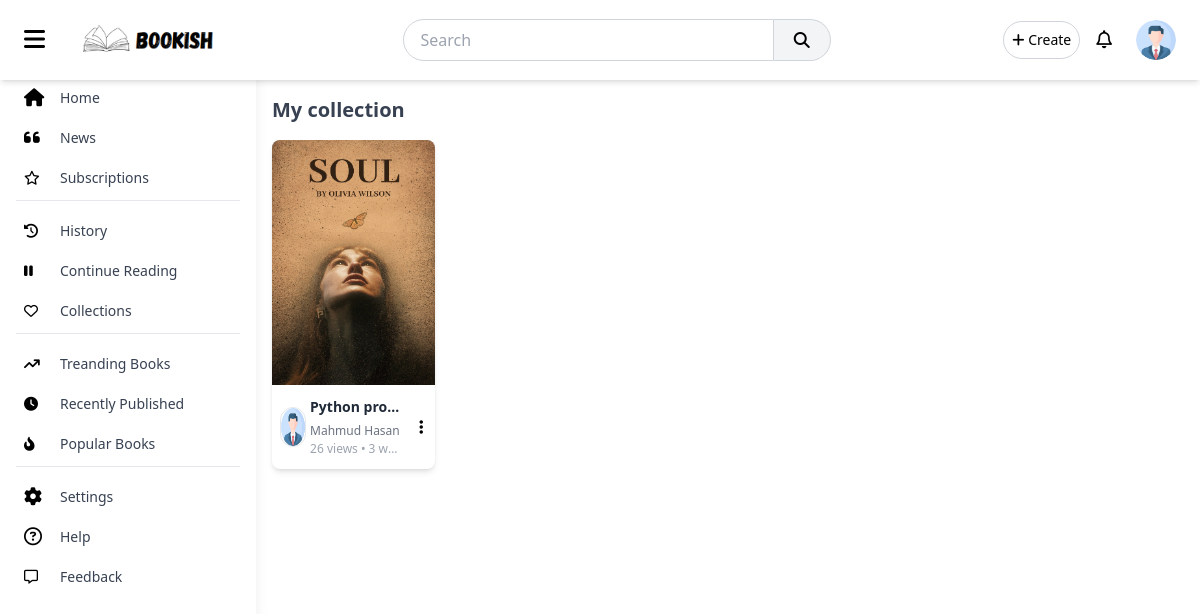
Before: /collection/My collection (signed in) with the older database file.
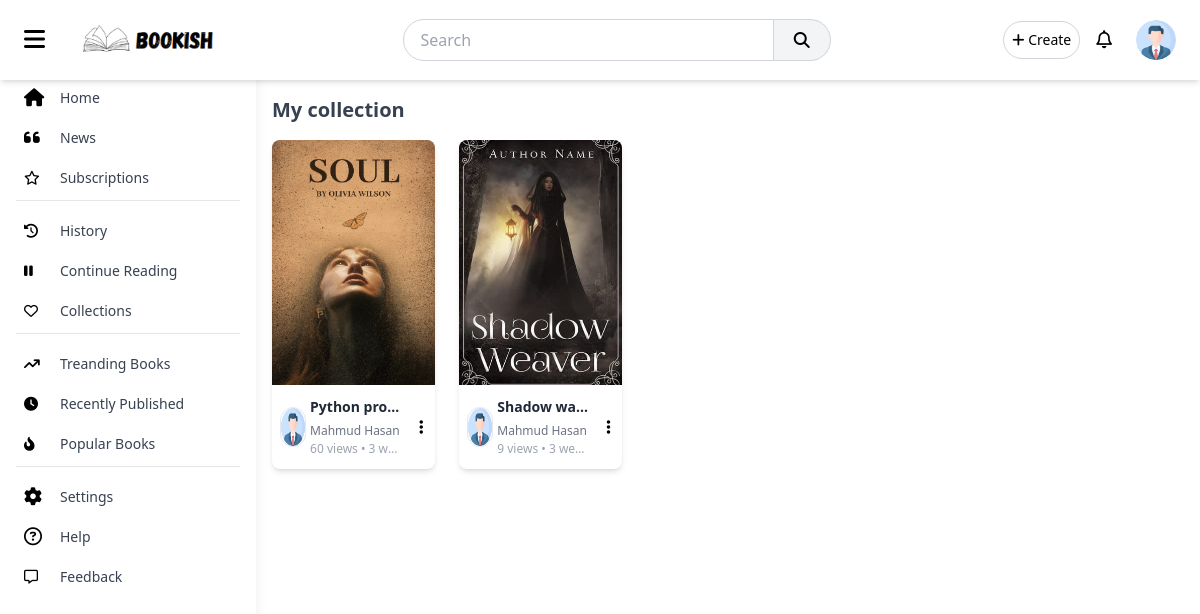
After: the same page with the newer database file.
### main/models.py (models this page shows, shortened)
class ReadingList(models.Model):
    collection = models.ForeignKey(Collection, on_delete=models.CASCADE, related_name='reading_list')
    book = models.ForeignKey(Book, on_delete=models.CASCADE)
    added_at = models.DateTimeField(auto_now_add=True)

class Book(models.Model):
    title = models.CharField(max_length=255)
    slug = AutoSlugField(populate_from='title', unique=True)
    description = models.TextField()
    content = CKEditor5Field(config_name="extends")
    author = models.ForeignKey(User, on_delete=models.CASCADE, related_name='books')
    category = models.ForeignKey(Category, on_delete=models.CASCADE, related_name='books', blank=True, null=True)
    published_date = models.DateTimeField(auto_now_add=True)
    updated_date = models.DateTimeField(auto_now=True)
    likes = models.ManyToManyField(User, related_name='liked_books', blank=True)
    dislikes = models.ManyToManyField(User, related_name='disliked_books', blank=True)
    views = models.PositiveIntegerField(default=0)
    thumbnail = models.ImageField(upload_to='thumbnails/', blank=True, null=True)

### accounts/models.py (models this page shows, shortened)
class UserProfile(models.Model):
    user = models.OneToOneField(User, on_delete=models.CASCADE)
    full_name = models.CharField(max_length=100, blank=True, null=True)
    bio = models.TextField(blank=True, null=True)
    profile_picture = models.ImageField(upload_to='profile_pics/', default='profile_pics/default.png')
    followers = models.ManyToManyField('self', symmetrical=False, related_name='following', blank=True)
    created_at = models.DateTimeField(auto_now_add=True)
    updated_at = models.DateTimeField(auto_now=True)

### main/views.py (the view)
# urls.py: path('collection/<str:collection_name>', views.collection, name="collection"),
def collection(request, collection_name):
    coll = Collection.objects.filter(name=collection_name, user=request.user)
    if coll.exists():
        return render(request, 'single_collection.html', {'collection': coll.first()})
    else:
        messages.error(request, "Collection not found.")
        return redirect(request.META.get('HTTP_REFERER', '/fallback-url/'))

### templates/single_collection.html (shortened to what this page needs)
{% extends 'base.html' %}
{% load static %}
{% block content %}
<h2 class="text-xl font-bold text-gray-700 mb-4">
    {{collection.name}}
</h2>
<div class="grid grid-cols-1 sm:grid-cols-2 md:grid-cols-3 lg:grid-cols-5 gap-6">
    {% for item in collection.reading_list.all %}
    <div class="bg-white shadow-md rounded-lg overflow-hidden cursor-pointer"
        onclick="location.href=`{% url 'main:book_view' item.book.slug %}`">
        <div class="relative bg-slate-300" style="padding-bottom: 150%;">
            <img alt="Book Thumbnail" class="absolute object-cover h-full w-full"
                src="{{ item.book.thumbnail.url }}" />
        </div>
        <div class="p-1 my-2">
            <div class="flex gap-2 justify-between items-center">
                <div onclick="event.stopPropagation();location.href=`{% url 'main:profile' item.book.author.username %}`">
                    <img alt="" class="h-10 w-10 mx-1 border rounded-full"
                        src="{{item.book.author.userprofile.profile_picture.url}}" />
                </div>
                <div class="max-w-[60%]">
                    <h3 class="text-sm  font-bold truncate text-gray-800">
                        {{item.book.title}}
                    </h3>
                    <a href="{% url 'main:profile' item.book.author.username %}" class="text-xs text-gray-500 hover:text-blue-400">
                        {{item.book.author.userprofile.full_name}}
                    </a>
                    <p class="text-xs text-gray-400 truncate">
                        {{item.book.views}} views • {{item.book.published_date|timesince}} ago
                    </p>
                </div>
                <div>
                    <div class="relative">
                        <button class="dropdownButton p-2" onclick="event.stopPropagation()">
                            <i class="fa fa-ellipsis-vertical">
                            </i>
                        </button>
                    </div>
                </div>
            </div>
        </div>
    </div>
    {% endfor %}
</div>
{% endblock %}

Changed rows visible on the page:
changed through a linked row, ReadingList "Python pro…": book.views "26" → "60"
added ReadingList: book.thumbnail (picture), book.author.userprofile.profile_picture (placeholder picture), book "Shadow wa…", book.author.userprofile.full_name "Mahmud Hasan", book.views "9", book.published_date "3 we…"
